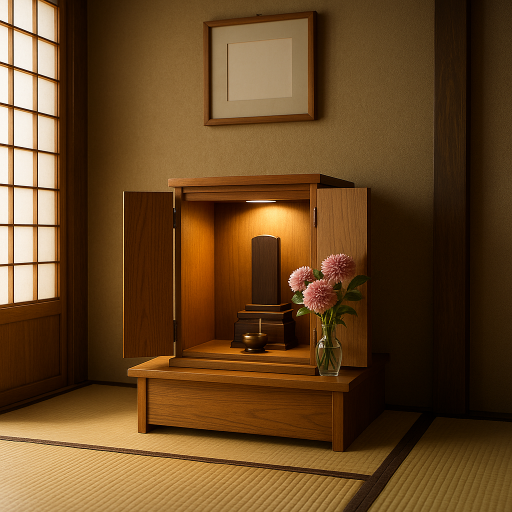
#> input picture assets/full/01_和室_昼.png, 1024 x 1024 px, found by its file name (shown at 1/2 size); its folder holds 4 pictures in this run
$ python generate_thumbs.py
#> lines starting #> are read from the running program, lines starting #| are printed output that depends on the picture
import os
from PIL import Image

# 入出力フォルダ
input_folder = "images/full"
output_folder = "images/thumbs"
thumb_size = (512, 512)

# 出力フォルダがなければ作成
os.makedirs(output_folder, exist_ok=True)

# 画像ファイルを名前順で取得（.png, .jpg, .jpegなどを対象）
files = sorted([
    f for f in os.listdir(input_folder)
    if f.lower().endswith((".png", ".jpg", ".jpeg", ".webp"))
])

# サムネイルを順に生成
for idx, filename in enumerate(files, start=1):
    input_path = os.path.join(input_folder, filename)
    output_path = os.path.join(output_folder, f"img{idx}_thumb.webp")

    with Image.open(input_path) as img:
#> img is the input picture: PIL image 1024x1024 RGB; mean R, G, B 102.4, 70.5, 35.6
        width, height = img.size
#> width = 1024; height = 1024
        min_edge = min(width, height)
#> min_edge = 1024

        # 上端基準のトリミング（正方形）
        img_cropped = img.crop((0, 0, min_edge, min_edge))
        img_thumb = img_cropped.resize(thumb_size, Image.LANCZOS)
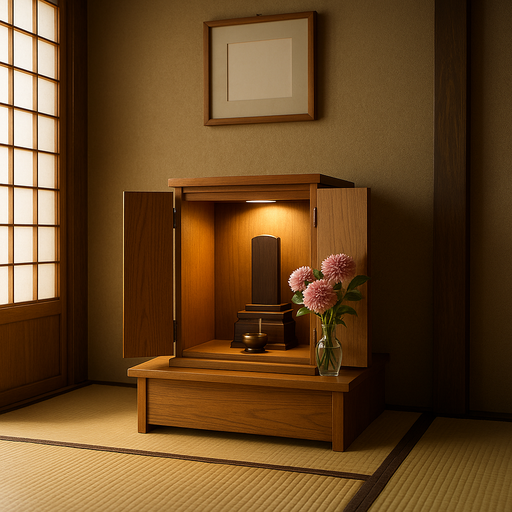
#> img_thumb: PIL image 512x512 RGB; mean R, G, B 102.4, 70.5, 35.6

        img_thumb.save(output_path, format="WEBP")
#> pass 2 of the loop `for idx, filename in enumerate(files, start=1):`:
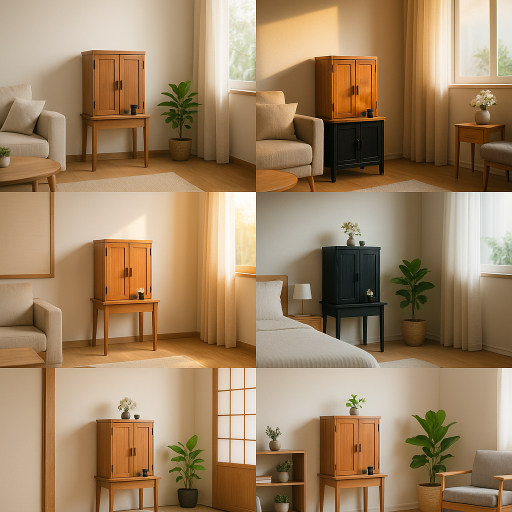
#> input picture assets/full/02_洋室バリエーション.png, 1024 x 1024 px, found by its file name (shown at 1/2 size)
#> img is the input picture: PIL image 1024x1024 RGB; mean R, G, B 159.2, 131.8, 99.8
#> `img_thumb = img_cropped.resize(thumb_size, Image.LANCZOS)`:
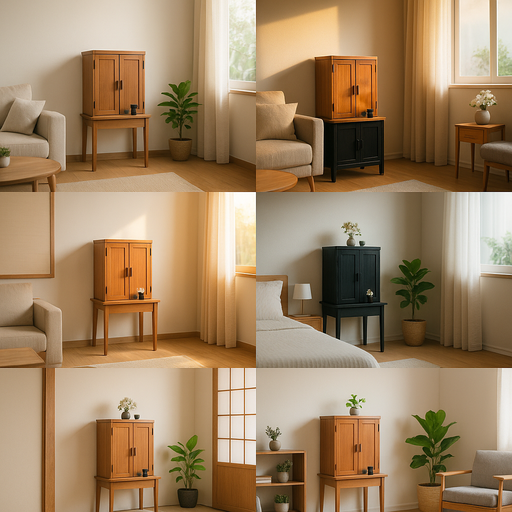
#> img_thumb: PIL image 512x512 RGB; mean R, G, B 159.2, 131.8, 99.8
#> pass 3 of the loop `for idx, filename in enumerate(files, start=1):`:
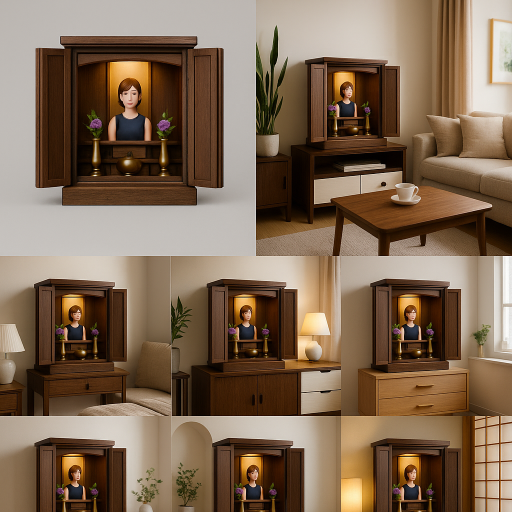
#> input picture assets/full/03_バリエーション.png, 1024 x 1024 px, found by its file name (shown at 1/2 size)
#> img is the input picture: PIL image 1024x1024 RGB; mean R, G, B 127.7, 105.2, 84.1
#> `img_thumb = img_cropped.resize(thumb_size, Image.LANCZOS)`:
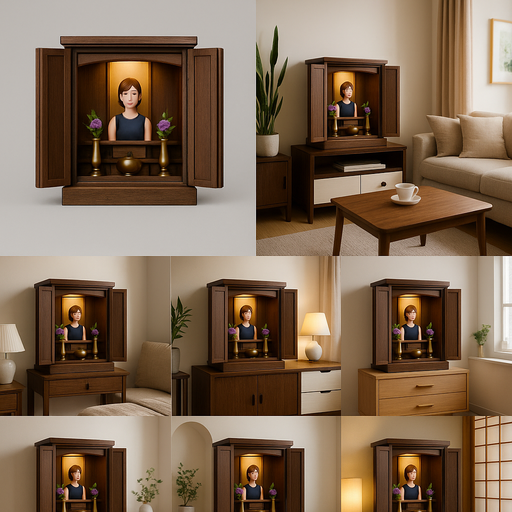
#> img_thumb: PIL image 512x512 RGB; mean R, G, B 127.7, 105.2, 84.1
#> the loop made 4 passes; the first 3 are shown

print("✅ サムネイルの生成が完了しました。")
